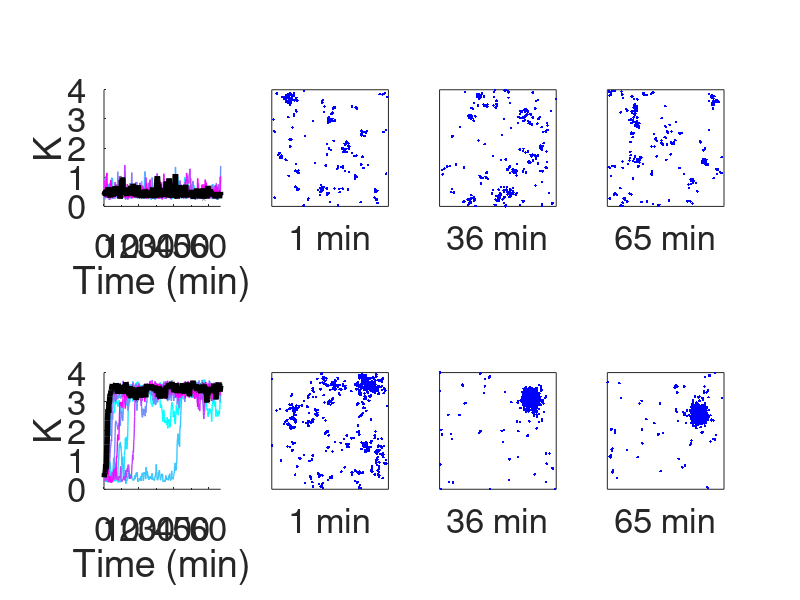

This chart was generated by the following MATLAB code:
% Here we plotted Ripley's K function values calculated from the simulations 
% with 3000 initially uniformly distributed Cdc42 and 70 Bem1-GEF.
load('FigureData/FigureS2A.mat')
seeds = 10;
% Color map for the plots
cmap = cool(seeds);
% Time in the unit of minutes
time = (0:10:4000)/60;
figure('units','pixels','position',[300 300 1200 600]); 
for j = 1:seeds
    subplot(2,4,1); hold on
    % Plot time series of K
    plot(time,K(j,:),'color',cmap(j, :),'linewidth',1)
end
ylim([0,4])
xlim([0,Inf])
xlabel('Time (min)')
ylabel('K')
axis square
set(gca,'fontsize',25)

% Mark one line of K in black and plot its snapshots of Cdc42-GTP
plot(time,K(1,:),'color','k','linewidth',4)
L = 8.8623; % domain length
subplot(2,4,2)
plot(x_1,y_1,'b.')
xticks([]); yticks([]); ylim([0,L]); xlim([0,L]); axis square;
xlabel('1 min','fontsize',25)

subplot(2,4,3)
plot(x_2,y_2,'b.')
xticks([]); yticks([]); ylim([0,L]); xlim([0,L]); axis square;
xlabel('36 min','fontsize',25)

subplot(2,4,4)
plot(x_3,y_3,'b.')
xticks([]); yticks([]); ylim([0,L]); xlim([0,L]); axis square;
xlabel('65 min','fontsize',25)

% Here we plotted Ripley's K function values calculated from the simulations 
% with 3000 initially uniformly distributed Cdc42 and 120 Bem1-GEF.
load('FigureData/FigureS2B.mat')
seeds = 10;
% Color map for the plots
cmap = cool(seeds);
% Time in the unit of minutes
time = (0:10:4000)/60;
for j = 1:seeds
    subplot(2,4,5); hold on
    % Plot time series of K
    plot(time,K(j,:),'color',cmap(j, :),'linewidth',1)
end
ylim([0,4])
xlim([0,Inf])
xlabel('Time (min)')
ylabel('K')
axis square
set(gca,'fontsize',25)

% Mark one line of K in black and plot its snapshots of Cdc42-GTP
plot(time,K(9,:),'color','k','linewidth',4)
L = 8.8623; % domain length
subplot(2,4,6)
plot(x_1,y_1,'b.')
xticks([]); yticks([]); ylim([0,L]); xlim([0,L]); axis square;
xlabel('1 min','fontsize',25)

subplot(2,4,7)
plot(x_2,y_2,'b.')
xticks([]); yticks([]); ylim([0,L]); xlim([0,L]); axis square;
xlabel('36 min','fontsize',25)

subplot(2,4,8)
plot(x_3,y_3,'b.')
xticks([]); yticks([]); ylim([0,L]); xlim([0,L]); axis square;
xlabel('65 min','fontsize',25)
